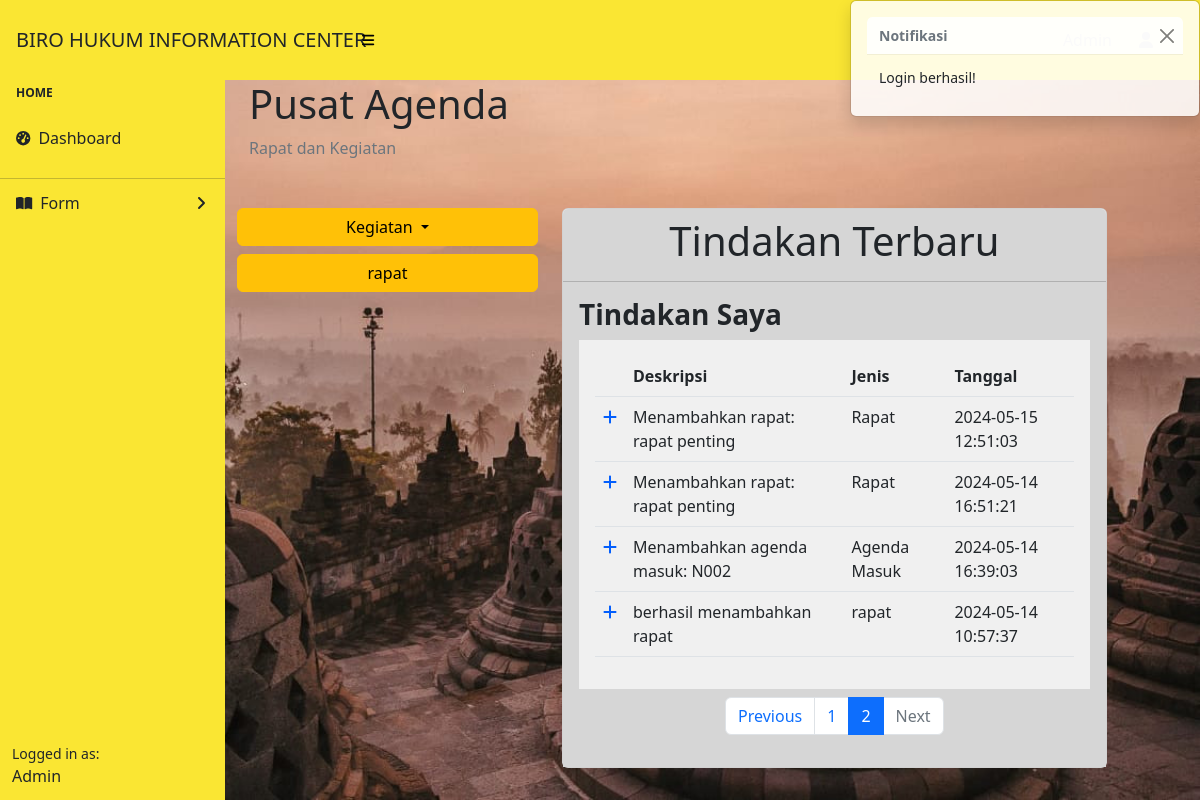
The page /index.php?page=2 (signed in) on the database its author committed.
### tables this page shows
CREATE TABLE `tindakan` (
  `id` int(11) NOT NULL,
  `jenis` varchar(50) NOT NULL,
  `deskripsi` varchar(255) NOT NULL,
  `tanggal` datetime NOT NULL
);

### config/pagination.php (called while the page is built)
<?php
$records_per_page = 5;
$page = isset($_GET['page']) ? intval($_GET['page']) : 1;
$offset = ($page - 1) * $records_per_page;
$query = "SELECT * FROM tindakan ORDER BY tanggal DESC LIMIT $records_per_page OFFSET $offset";
$result = mysqli_query($koneksi, $query);
$actions = [];
while ($row = mysqli_fetch_assoc($result)) {
    $actions[] = $row;
}
$total_query = "SELECT COUNT(*) as total FROM tindakan";
$total_result = mysqli_query($koneksi, $total_query);
$total_row = mysqli_fetch_assoc($total_result);
$total_records = $total_row['total'];
$total_pages = ceil($total_records / $records_per_page);

### index.php (the view, shortened to what this page needs)
<!DOCTYPE html>
<html lang="en">
<head>
    <link href="https://cdn.jsdelivr.net/npm/simple-datatables@7.1.2/dist/style.min.css" rel="stylesheet" />
    <link href="css/styles.css" rel="stylesheet" />
</head>
<body class="sb-nav-fixed ">
    <?php
    if (isset($_SESSION['pesan'])) {
        echo "
        <div class='toast show position-fixed top-0 end-0 p-3' role='alert' aria-live='assertive' aria-atomic='true' id='toast-notification' style='z-index: 9999;'>
            <div class='toast-header'>
                <strong class='me-auto'>Notifikasi</strong>
                <button type='button' class='btn-close' data-bs-dismiss='toast' aria-label='Close'></button>
            </div>
            <div class='toast-body'>
                {$_SESSION['pesan']}
            </div>
        </div>";
    }
    ?>
    <nav class="sb-topnav navbar navbar-expand navbar-dark" style="background-color: #FAE633;">
        <a class="navbar-brand ps-3 text-dark" href="index.html">BIRO HUKUM INFORMATION CENTER</a>
        <button class="btn btn-link btn-sm order-1 order-lg-0 me-4 me-lg-0" id="sidebarToggle" href="#!"><i class="fas fa-bars" style="color:black;"></i></button>
        <form class="d-none d-md-inline-block form-inline ms-auto me-0 me-md-3 my-2 my-md-0">
            <span class="text-dark text-capitalize"><?= "Admin" ?></span>
        </form>
        <ul class="navbar-nav ms-auto ms-md-0 me-3 me-lg-4">
            <li class="nav-item dropdown">
                <a class="nav-link dropdown-toggle" id="navbarDropdown" href="#" role="button" data-bs-toggle="dropdown" aria-expanded="false"><i class="fas fa-user fa-fw" style="color:black;"></i></a>
            </li>
        </ul>
    </nav>
    <section class="bg-dash">
        <div id="layoutSidenav">
            <div id="layoutSidenav_nav">
                <nav class="sb-sidenav accordion" id="sidenavAccordion" style="background-color: #FAE633;">
                    <div class="sb-sidenav-menu">
                        <div class="nav">
                            <div class="sb-sidenav-menu-heading">Home</div>
                            <a class="nav-link text-dark" href="index.php">
                                <div class="sb-nav-link-icon"><i class="fas fa-tachometer-alt"></i></div>
                                Dashboard
                            </a>
                            <hr class="mb-0">
                            <a class="nav-link collapsed text-dark" href="#" data-bs-toggle="collapse" data-bs-target="#collapseLayouts" aria-expanded="false" aria-controls="collapseLayouts">
                                <div class="sb-nav-link-icon"><i class="fa-solid fa-book-open"></i></div>
                                Form
                                <div class="sb-sidenav-collapse-arrow"><i class="fas fa-angle-down"></i></div>
                            </a>
                        </div>
                    </div>
                    <div class="sb-sidenav-footer">
                        <div class="small">Logged in as:</div>
                        Admin
                    </div>
                </nav>
            </div>
            <div id="layoutSidenav_content">
                <?php
                include 'features/action/function.php';
                ?>
                <main>
                    <div class=" row mx-0">
                        <div class="container-fluid px-4 mb-4">
                            <h1 class="mt-4">Pusat Agenda</h1>
                            <ol class="breadcrumb mb-4">
                                <li class="breadcrumb-item active">Rapat dan Kegiatan</li>
                            </ol>
                        </div>
                        <div class="col-4 ">
                            <div class="dropdown">
                                <button class="btn btn-warning dropdown-toggle w-100" type="button" id="dropdownMenuButton" data-bs-toggle="dropdown" aria-expanded="false">
                                    Kegiatan
                                </button>
                            </div>
                            <div class="my-2">
                                <a type="button" class="btn btn-warning w-100" href="features/rapat.php">rapat</a>
                            </div>
                        </div>
                        <div class="col-7 ">
                            <div class="card size-card mb-4">
                                <div class="card-header bg-tbl d-flex justify-content-center align-items-center">
                                    <div>
                                        <h1> Tindakan Terbaru</h1>
                                    </div>
                                </div>
                                <div class="card-body bg-tbl">
                                    <h3 class="fw-bold">
                                        Tindakan Saya
                                    </h3>
                                    <div class="bg-over">
                                        <table class="table">
                                            <thead>
                                                <tr>
                                                    <th></th>
                                                    <th>Deskripsi</th>
                                                    <th>Jenis</th>
                                                    <th>Tanggal</th>
                                                </tr>
                                            </thead>
                                            <?php
                                            include 'config/pagination.php';
                                            ?>
                                            <tbody>
                                                <?php foreach ($actions as $action) : ?>
                                                    <tr>
                                                        <td><i class="fa-solid fa-plus" style="color: #035efc;"></i></td>
                                                        <td><?= htmlspecialchars($action['deskripsi']) ?></td>
                                                        <td><?= htmlspecialchars($action['jenis']) ?></td>
                                                        <td><?= htmlspecialchars($action['tanggal']) ?></td>
                                                    </tr>
                                                <?php endforeach; ?>
                                            </tbody>
                                        </table>
                                    </div>
                                    <nav aria-label="Page navigation example">
                                        <ul class="pagination justify-content-center mt-2">
                                            <?php if ($page > 1) : ?>
                                                <li class="page-item">
                                                    <a class="page-link" href="index.php?page=<?= $page - 1 ?>">Previous</a>
                                                </li>
                                            <?php else : ?>
                                                <li class="page-item disabled">
                                                    <a class="page-link" href="#">Previous</a>
                                                </li>
                                            <?php endif; ?>
                                            <?php for ($i = 1; $i <= $total_pages; $i++) : ?>
                                                <?php if ($i == $page) : ?>
                                                    <li class="page-item active" aria-current="page">
                                                        <a class="page-link" href="#"><?= $i ?></a>
                                                    </li>
                                                <?php else : ?>
                                                    <li class="page-item"><a class="page-link" href="index.php?page=<?= $i ?>"><?= $i ?></a></li>
                                                <?php endif; ?>
                                            <?php endfor; ?>
                                            <?php if ($page < $total_pages) : ?>
                                                <li class="page-item">
                                                    <a class="page-link" href="index.php?page=<?= $page + 1 ?>">Next</a>
                                                </li>
                                            <?php else : ?>
                                                <li class="page-item disabled">
                                                    <a class="page-link" href="#">Next</a>
                                                </li>
                                            <?php endif; ?>
                                        </ul>
                                    </nav>
                                </div>
                            </div>
                        </div>
                    </div>
                </main>
            </div>
    </section>
</body>
</html>

### rows shown on the page
tindakan: deskripsi "Menambahkan rapat: rapat penting", jenis "Rapat", tanggal "2024-05-15 12:51:03"
tindakan: deskripsi "Menambahkan rapat: rapat penting", jenis "Rapat", tanggal "2024-05-14 16:51:21"
tindakan: deskripsi "Menambahkan agenda masuk: N002", jenis "Agenda Masuk", tanggal "2024-05-14 16:39:03"
tindakan: deskripsi "berhasil menambahkan rapat", jenis "rapat", tanggal "2024-05-14 10:57:37"

### other values the page prints
$_SESSION['pesan'] "Login berhasil!"
